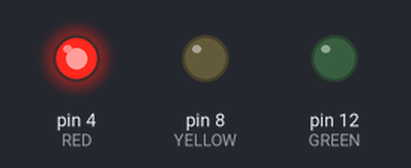
A sketch run on a simulated Arduino Uno, built with avr-gcc and run on an emulated ATmega328P. Shown: output pins drawn as LEDs (lit = HIGH).

Above: at 0.5 s.
At 1.5 s:
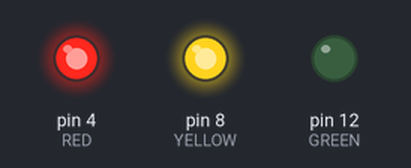
At 3.0 s:
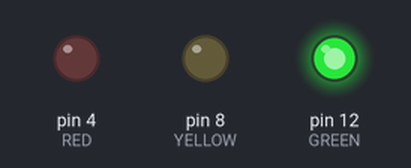
At 4.5 s:
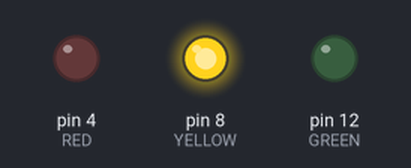
Timing chart, 0 to 7.8 s (numbered marks = the images above):
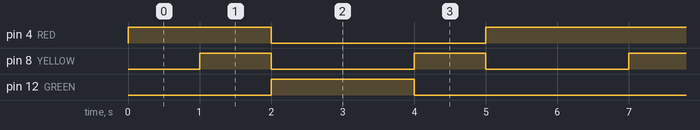

Measured:
- by itself, pin 4 (RED): repeats every 6.0 s: LOW 3.0 s, HIGH 3.0 s
- by itself, pin 8 (YELLOW): alternates HIGH for 1.0 s and LOW for 2.0 s
- by itself, pin 12 (GREEN): alternates HIGH for 2.0 s and LOW for 4.0 s

The sketch:

traffic_light_basic.ino
```cpp
#define RED 4
#define YELLOW 8
#define GREEN 12

void setup() {
  // put your setup code here, to run once:
  pinMode(RED, OUTPUT);
  pinMode(YELLOW, OUTPUT);
  pinMode(GREEN, OUTPUT);

}

void loop() {
  // put your main code here, to run repeatedly:
  digitalWrite(RED, HIGH);
  delay(1000);
  digitalWrite(YELLOW, HIGH);
  delay(1000);
  digitalWrite(RED, LOW);
  digitalWrite(YELLOW, LOW);
  digitalWrite(GREEN, HIGH);
  delay(2000);
  digitalWrite(GREEN, LOW);
  digitalWrite(YELLOW, HIGH);
  delay(1000);
  digitalWrite(YELLOW, LOW);
  digitalWrite(RED, HIGH);
  delay(1000);

}
```
